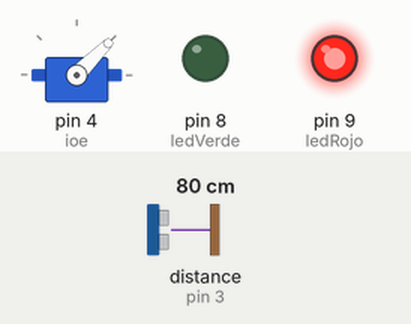
This sketch was run on a simulated Arduino Uno, built with avr-gcc and run on an emulated ATmega328P. Shown: servo, output pins drawn as LEDs (lit = HIGH). Wiring (inferred from the names in the program): ultrasonic range finder: trigger pin 2; echo pin 3. The test bench sets the inputs (shaded band); at power-on: distance to the obstacle (sensor on pin 3) 80 cm. The echo pulse lasts 58.3 µs per cm; pins used as bus, display or sensor lines are not drawn.

Above: at 1.3 s.
1.4 s: distance to the obstacle (sensor on pin 3) set to 13 cm
2.9 s: distance to the obstacle (sensor on pin 3) set to 9 cm
At 3.4 s:
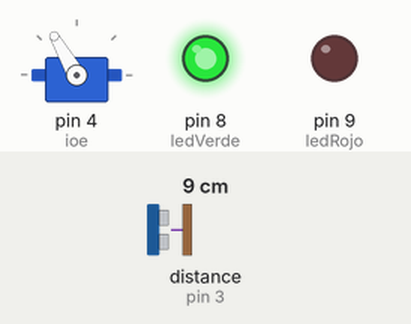
4.5 s: distance to the obstacle (sensor on pin 3) set to 18 cm
At 6.6 s:
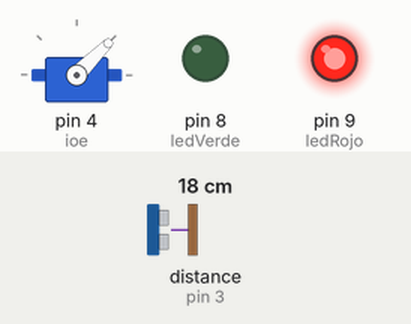
7.0 s: distance to the obstacle (sensor on pin 3) set to 2 cm
At 7.8 s:
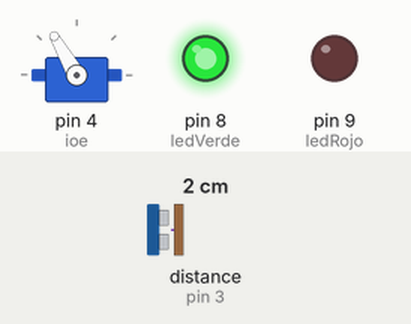
Timing chart, 0 to 9.5 s (numbered marks = the images above; inputs shaded):
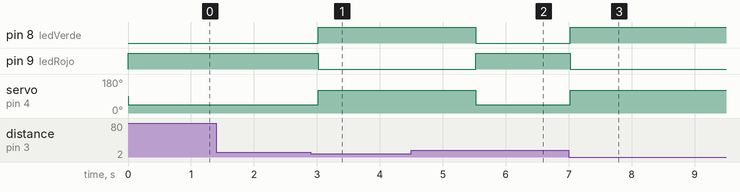

Measured:
- the behaviour switches between 12 and 11 cm on distance to the obstacle (sensor on pin 3) (found by bisection; images 0 and 1)
- after the input at 1.4 s, every drawn part: stays the same
- after the input at 2.9 s, pin 8 (ledVerde): LOW → HIGH after 0.12 s; pin 9 (ledRojo): HIGH → LOW after 0.12 s; servo on pin 4 (ioe): 45° → 120° after 0.12 s
- after the input at 4.5 s, pin 8 (ledVerde): HIGH → LOW after 1.0 s; pin 9 (ledRojo): LOW → HIGH after 1.0 s; servo on pin 4 (ioe): 120° → 45° after 1.0 s
- after the input at 7.0 s, pin 8 (ledVerde): LOW → HIGH at once; pin 9 (ledRojo): HIGH → LOW at once; servo on pin 4 (ioe): 45° → 120° at once

The sketch:

Talanquera.ino
```cpp
#include <Servo.h>
Servo ioe;

int trig = 2;
int echo = 3;
int tiempo;
int distancia;
int ledVerde = 8;
int ledRojo = 9;

void setup() {
  pinMode(trig, OUTPUT);
  pinMode(echo, INPUT);
  ioe.attach(4);
  pinMode(ledVerde, OUTPUT);
  pinMode(ledRojo, OUTPUT);
}

void loop() {
  digitalWrite(trig, HIGH);
  delayMicroseconds(10);
  digitalWrite(trig, LOW);
  tiempo = pulseIn(echo, HIGH);
  distancia = tiempo / 58.2;

  if (distancia <= 10) {
    ioe.write(120);
    digitalWrite(ledVerde, HIGH);  // LED verde encendido cuando está abierta
    digitalWrite(ledRojo, LOW);     // LED rojo apagado
    delay(2000);
  } else {
    ioe.write(45);
    digitalWrite(ledVerde, LOW);    // LED verde apagado
    digitalWrite(ledRojo, HIGH);    // LED rojo encendido cuando está cerrada
  }

  delay(500);
}
```
